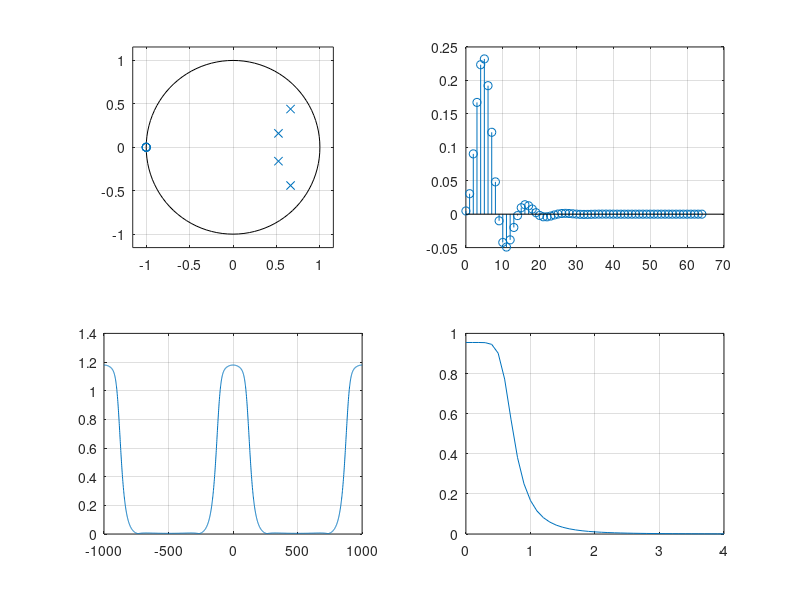

MATLAB code for this plot:
close all; 
clear all;

Z=-2000:2000
w1=0:0.1:4
w=-1000:1000
K=(0.17./(((i*w).^2+1.2*(i*w)+0.422).*((i*w).^2+0.497*(i*w)+0.422)))
nun1=[0.0048 0.0192 0.0288 0.0192 0.0048];
den1=[1 -2.37 2.316 -1.057 0.189];

[h1,n1]=impz(nun1,den1);
[h2,n2]=impz(nun1,den1);

K=(0.17./(((i*w1).^2+1.2*(i*w1)+0.422).*((i*w1).^2+0.497*(i*w1)+0.422)))


Z=exp((-i.*w*2*pi)/1000)
H2=(0.0089+0.0356*Z.^(1)+0.0534*Z.^(2)+0.0356*Z.^(3)+0.0356*Z.^(4))./(1-2.048*Z.^(1)+1.84*Z.^(2)-0.78*Z.^(3)+0.1314*Z.^(4));

figure(1)
subplot(2,2,1)
zplane(nun1,den1)
grid on

subplot(2,2,2)
stem(n2,h2)
grid on

figure(1)
subplot(2,2,4)
plot(w1,abs(K));
grid on

subplot(2,2,3)
plot(w,abs(H2));
grid on




